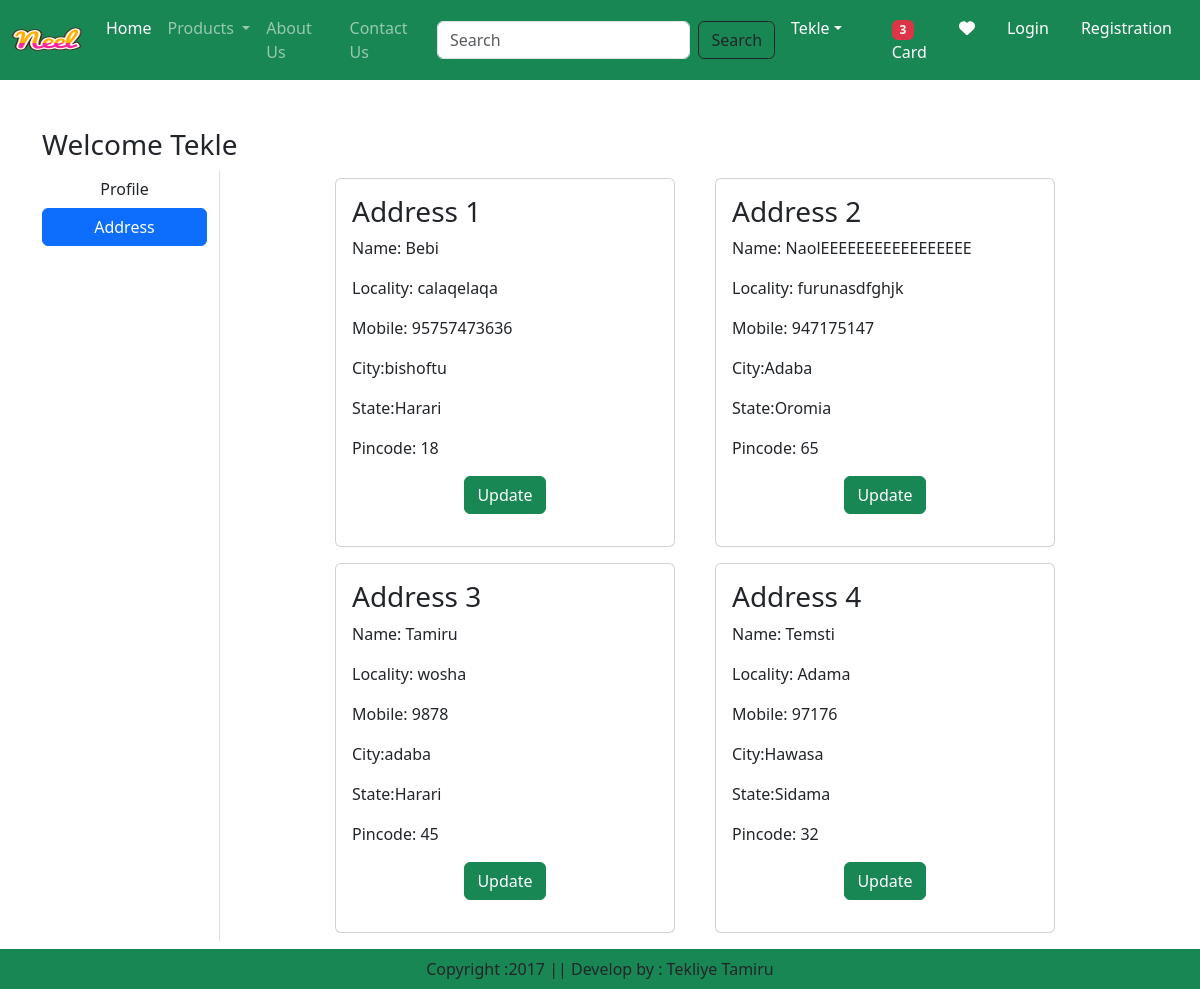
The page /address/ (signed in) on the database its author committed.
### Eco/models.py (models this page shows, shortened)
class Customer(models.Model):
    user =models.ForeignKey(User,on_delete=models.CASCADE)
    name = models.CharField(max_length=200)
    locality = models.CharField(max_length=200)
    city  = models.CharField(max_length=50)
    mobile = models.IntegerField(default=0)
    zipcode= models.IntegerField()
    state=models.CharField(choices=STATE_CHOICES,max_length=100)

### Eco/views.py (the view)
# urls.py: path('address/',views.address,name='address'),
@login_required
def address(request):
    totalitem=0
    if request.user.is_authenticated:
        totalitem=len(Cart.objects.filter(user=request.user))
    add=Customer.objects.filter(user=request.user)
    return render(request,'app/address.html',locals())

### Eco/templates/app/address.html (shortened to what this page needs)
{% extends 'app/base.html' %}
{% load static %}
{% block main-content %}
<div class="container my-5">
    <div class="row">
        <h3> Welcome <span class="text-capitalize">{{request.user}}</span></h3>
        <div class="col-sm-2 border-end">
            <ul class="list-unstyled">
                <li class="d-grid"> <a href={% url 'profile' %} class="btn ">Profile</a></li>
                <li class="d-grid"> <a href={% url 'address' %} class="btn btn-primary">Address</a></li>
            </ul>
    </div>
    <div class="col-sm-8 offset-sm-1">
        <div class="row">
            {% for ad in add %}
            <div class="col-sm-6">
                <div class="card m-2">
                    <div class="card-body">
                        <h3> Address {{forloop.counter}}</h3>
                        <p> Name: {{ad.name}}<p>
                        <p> Locality: {{ad.locality}}</p>
                        <p> Mobile: {{ad.mobile}}</p>
                        <p> City:{{ad.city}}</p>
                        <p> State:{{ad.state}}</p>
                        <p> Pincode: {{ad.zipcode}}</p>
                        <p class ="text-center"> <a a href="{% url 'updateAddress' pk=ad.id %}"
                            type="button" class="btn btn-success">Update</a></p>
                        </div>
                    </div>
                </div>
                {% endfor %}
            </div>
        </div>
        </div>
    </div>
{% endblock main-content %}

### rows shown on the page
Customer: name "Bebi", locality "calaqelaqa", mobile "95757473636", city "bishoftu", state "Harari", zipcode "18"
Customer: name "NaolEEEEEEEEEEEEEEEEE", locality "furunasdfghjk", mobile "947175147", city "Adaba", state "Oromia", zipcode "65"
Customer: name "Tamiru", locality "wosha", mobile "9878", city "adaba", state "Harari", zipcode "45"
Customer: name "Temsti", locality "Adama", mobile "97176", city "Hawasa", state "Sidama", zipcode "32"

### other values the page prints
{{ totalitem }} "3"
{{ request.user }} "Tekle"
